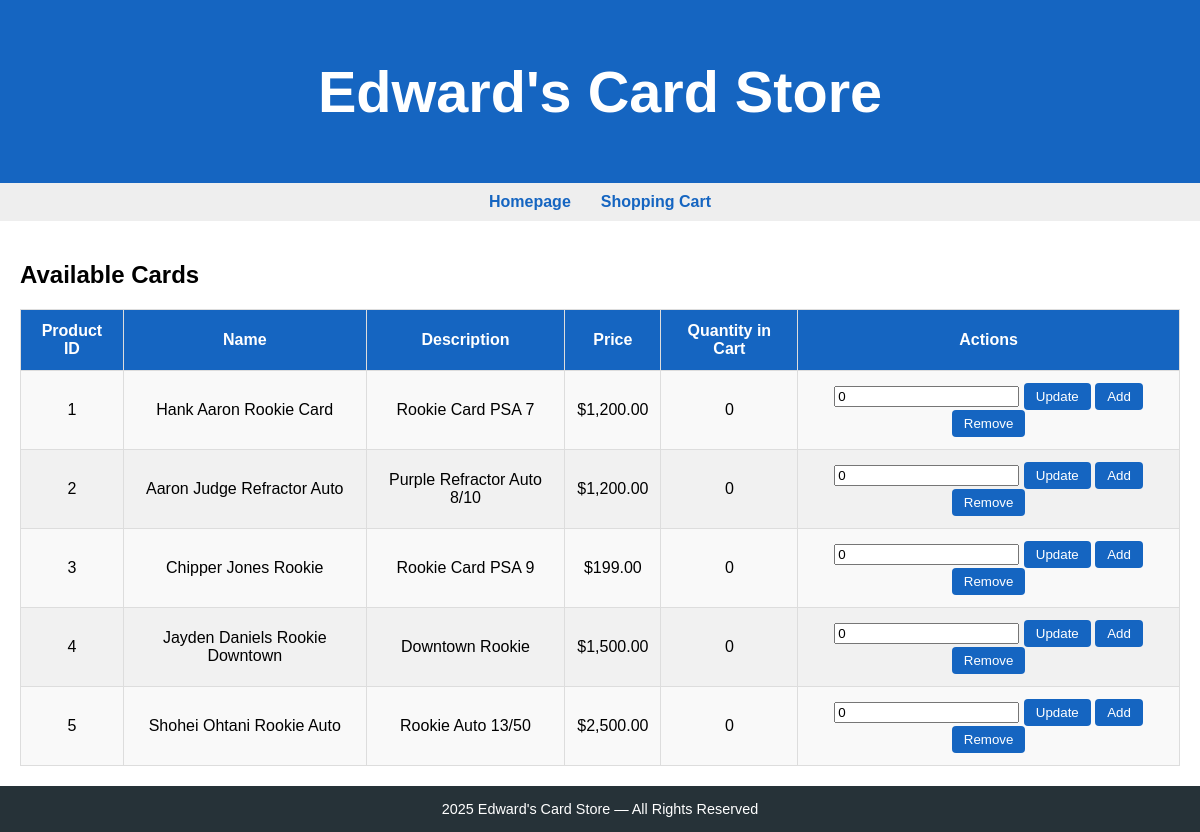
The page / on the database its author committed.
### tables this page shows
CREATE TABLE `cards` (
  `ProductID` int(20) NOT NULL,
  `ProductName` varchar(100) NOT NULL,
  `ProductDescription` varchar(250) NOT NULL,
  `ProductCost` int(20) NOT NULL
);

### cardinfo.php (called while the page is built, shortened)
<?php
function getAllCards($conn)
{
    $sql = "SELECT ProductID, ProductName, ProductDescription, ProductCost FROM cards";
    $result = mysqli_query($conn, $sql);
    $cards = [];
    while ($row = mysqli_fetch_assoc($result))
    {
        $cards[] = $row;
    }
    return $cards;
}
function getCartQuantities($conn)
{
    $sql = "SELECT ProductId, SUM(Quantity) AS Qty FROM order_items GROUP BY ProductId";
    $result = mysqli_query($conn, $sql);
    $quantities = [];
    return $quantities;
}
?>

### index.php (the view, shortened to what this page needs)
<?php
require_once("../Model/database.php");
require_once("../Model/cardinfo.php");
$conn = getDbConn();
$cards = getAllCards($conn);
$cartQuantities = getCartQuantities($conn);
?>
<!DOCTYPE html>
<html>
<head>
    <link rel="stylesheet" href="styles.css">
</head>
<body>
    <header>
        <h1>Edward's Card Store</h1>
    </header>
    <nav>
        <ul class="nav-flex">
            <li><a href="index.php">Homepage</a></li>
            <li><a href="cart.php">Shopping Cart</a></li>
        </ul>
    </nav>
    <main>
        <h2>Available Cards</h2>
        <table>
            <tr>
                <th>Product ID</th>
                <th>Name</th>
                <th>Description</th>
                <th>Price</th>
                <th>Quantity in Cart</th>
                <th>Actions</th>
            </tr>
            <?php foreach ($cards as $card):
                $pid = $card["ProductID"];
                $qty = $cartQuantities[$pid] ?? 0;
            ?>
                <tr>
                    <td><?php echo $pid; ?></td>
                    <td><?php echo htmlspecialchars($card["ProductName"]); ?></td>
                    <td><?php echo htmlspecialchars($card["ProductDescription"]); ?></td>
                    <td>$<?php echo number_format($card["ProductCost"], 2); ?></td>
                    <td><?php echo $qty; ?></td>
                    <td>
                        <form method="post" action="../Controller/cart_actions.php" style="display:inline;">
                            <input type="number" name="quantity" value="<?php echo $qty; ?>" min="0">
                            <input type="submit" name="update_quantity" value="Update">
                        </form>
                        <form method="post" action="../Controller/cart_actions.php" style="display:inline;">
                            <input type="submit" name="add_to_cart" value="Add">
                        </form>
                        <form method="post" action="../Controller/cart_actions.php" style="display:inline;">
                            <input type="submit" name="remove_from_cart" value="Remove">
                        </form>
                    </td>
                </tr>
            <?php endforeach; ?>
        </table>
    </main>
    <footer>
         2025 Edward's Card Store — All Rights Reserved
    </footer>
</body>
</html>

### styles.css (style rules this page uses)
body { font-family: Arial, sans-serif; margin: 0; padding: 0; }
header { background-color: #1565C1; color: white; text-align: center; padding: 20px; font-size: 1.8em; }
nav ul.nav-flex { list-style-type: none; display: flex; justify-content: center; background-color: #eeeeee; padding: 10px; margin: 0; }
nav ul.nav-flex li { margin: 0 15px; }
nav ul.nav-flex a { text-decoration: none; color: #1565C1; font-weight: bold; }
main { padding: 20px; }
table { width: 100%; border-collapse: collapse; margin-top: 15px; }
th, td { padding: 12px; text-align: center; border: 1px solid #ddd; }
th { background-color: #1565C1; color: white; }
tr:nth-child(even) { background-color: #f9f9f9; }
tr:nth-child(odd) { background-color: #f1f1f1; }
input[type="submit"] { background-color: #1565C1; color: white; border: none; padding: 6px 12px; border-radius: 4px; cursor: pointer; }
footer { background-color: #263238; color: white; text-align: center; padding: 15px; font-size: 0.9em; }

### rows shown on the page
cards: ProductID "1", ProductName "Hank Aaron Rookie Card", ProductDescription "Rookie Card PSA 7", ProductCost "1,200.00", ProductID "0", quantity "0"
cards: ProductID "2", ProductName "Aaron Judge Refractor Auto", ProductDescription "Purple Refractor Auto 8/10", ProductCost "1,200.00", ProductID "0", quantity "0"
cards: ProductID "3", ProductName "Chipper Jones Rookie", ProductDescription "Rookie Card PSA 9", ProductCost "199.00", ProductID "0", quantity "0"
cards: ProductID "4", ProductName "Jayden Daniels Rookie Downtown", ProductDescription "Downtown Rookie", ProductCost "1,500.00", ProductID "0", quantity "0"
cards: ProductID "5", ProductName "Shohei Ohtani Rookie Auto", ProductDescription "Rookie Auto 13/50", ProductCost "2,500.00", ProductID "0", quantity "0"
